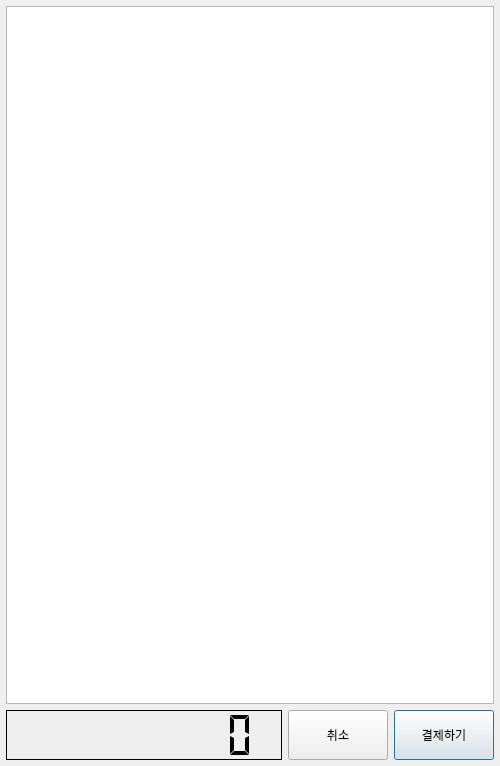
<?xml version="1.0" encoding="UTF-8"?>
<ui version="4.0">
 <class>Dialog</class>
 <widget class="QDialog" name="Dialog">
  <property name="windowModality">
   <enum>Qt::ApplicationModal</enum>
  </property>
  <property name="geometry">
   <rect>
    <x>0</x>
    <y>0</y>
    <width>500</width>
    <height>766</height>
   </rect>
  </property>
  <property name="minimumSize">
   <size>
    <width>500</width>
    <height>766</height>
   </size>
  </property>
  <property name="contextMenuPolicy">
   <enum>Qt::NoContextMenu</enum>
  </property>
  <property name="windowTitle">
   <string>결제하기</string>
  </property>
  <property name="modal">
   <bool>false</bool>
  </property>
  <layout class="QGridLayout" name="gridLayout">
   <property name="leftMargin">
    <number>0</number>
   </property>
   <property name="topMargin">
    <number>0</number>
   </property>
   <property name="rightMargin">
    <number>0</number>
   </property>
   <property name="bottomMargin">
    <number>0</number>
   </property>
   <property name="spacing">
    <number>0</number>
   </property>
   <item row="0" column="0">
    <layout class="QVBoxLayout" name="mainArea">
     <property name="spacing">
      <number>6</number>
     </property>
     <property name="leftMargin">
      <number>6</number>
     </property>
     <property name="topMargin">
      <number>6</number>
     </property>
     <property name="rightMargin">
      <number>6</number>
     </property>
     <property name="bottomMargin">
      <number>6</number>
     </property>
     <item>
      <widget class="QListWidget" name="purchaseListWidget">
       <property name="autoScroll">
        <bool>false</bool>
       </property>
       <property name="editTriggers">
        <set>QAbstractItemView::NoEditTriggers</set>
       </property>
       <property name="showDropIndicator" stdset="0">
        <bool>false</bool>
       </property>
       <property name="defaultDropAction">
        <enum>Qt::MoveAction</enum>
       </property>
       <property name="selectionMode">
        <enum>QAbstractItemView::NoSelection</enum>
       </property>
       <property name="layoutMode">
        <enum>QListView::SinglePass</enum>
       </property>
       <property name="batchSize">
        <number>100</number>
       </property>
       <property name="wordWrap">
        <bool>false</bool>
       </property>
      </widget>
     </item>
     <item>
      <layout class="QHBoxLayout" name="buttonArea">
       <item>
        <widget class="QLCDNumber" name="order_Price">
         <property name="sizePolicy">
          <sizepolicy hsizetype="Expanding" vsizetype="Minimum">
           <horstretch>0</horstretch>
           <verstretch>0</verstretch>
          </sizepolicy>
         </property>
         <property name="minimumSize">
          <size>
           <width>0</width>
           <height>50</height>
          </size>
         </property>
         <property name="frameShape">
          <enum>QFrame::Panel</enum>
         </property>
         <property name="frameShadow">
          <enum>QFrame::Plain</enum>
         </property>
         <property name="digitCount">
          <number>9</number>
         </property>
         <property name="segmentStyle">
          <enum>QLCDNumber::Flat</enum>
         </property>
        </widget>
       </item>
       <item>
        <widget class="QPushButton" name="order_Cancel">
         <property name="sizePolicy">
          <sizepolicy hsizetype="Fixed" vsizetype="Fixed">
           <horstretch>0</horstretch>
           <verstretch>0</verstretch>
          </sizepolicy>
         </property>
         <property name="minimumSize">
          <size>
           <width>100</width>
           <height>50</height>
          </size>
         </property>
         <property name="text">
          <string>취소</string>
         </property>
         <property name="autoDefault">
          <bool>false</bool>
         </property>
        </widget>
       </item>
       <item>
        <widget class="QPushButton" name="order_OK">
         <property name="sizePolicy">
          <sizepolicy hsizetype="Fixed" vsizetype="Fixed">
           <horstretch>0</horstretch>
           <verstretch>0</verstretch>
          </sizepolicy>
         </property>
         <property name="minimumSize">
          <size>
           <width>100</width>
           <height>50</height>
          </size>
         </property>
         <property name="text">
          <string>결제하기</string>
         </property>
        </widget>
       </item>
      </layout>
     </item>
    </layout>
   </item>
  </layout>
 </widget>
 <resources/>
 <connections>
  <connection>
   <sender>order_Cancel</sender>
   <signal>clicked()</signal>
   <receiver>Dialog</receiver>
   <slot>purchaseWindow_Close()</slot>
   <hints>
    <hint type="sourcelabel">
     <x>341</x>
     <y>728</y>
    </hint>
    <hint type="destinationlabel">
     <x>927</x>
     <y>740</y>
    </hint>
   </hints>
  </connection>
 </connections>
 <slots>
  <slot>purchaseWindow_Close()</slot>
 </slots>
</ui>
